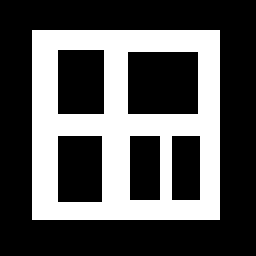
#> input picture window1.png, 128 x 128 px (shown 2 times larger)
$ python -i drawme.py   (imports and definitions only)
#> lines starting #> are read from the running program, lines starting #| are printed output that depends on the picture; after the words box and inside, x2 and y2 are one past the last pixel; in counts of white or black regions, pixels touching at a corner belong together
#> `picture = cv2.imread('window1.png', cv2.IMREAD_GRAYSCALE)`: picture: shape (128, 128); 33.3% white; 1 white region, box (x1, y1, x2, y2) and area: (16, 15, 110, 110) 5455
import cv2
import numpy as np
import time
import itertools
from unionfind import UnionFind

R = 512
C = 512

# Setup window
# [3 lines not run here, left out]
#img_i = cv2.threshold(img_i, 127, 255, cv2.THRESH_BINARY)[1]

down = False
last_pos = (0,0)
last_time = time.time()

def wtf(img):
    """
    Source: http://opencvpython.blogspot.com.au/2012/05/skeletonization-using-opencv-python.html
    :param img:
    :return: thinned image
    """
    thinned = np.zeros(img.shape, np.uint8)
    ret, img = cv2.threshold(img, 127, 255, cv2.THRESH_BINARY)
    element = cv2.getStructuringElement(cv2.MORPH_CROSS, (3, 3))

    iteration = 0
    file_prefix = "./images/" + time.strftime("wtf_%Y-%m-%d_%H-%M-%S_")
    joined = np.zeros((img.shape[0], img.shape[1]*2), np.uint8)
    joined[:img.shape[0], 0:img.shape[1]] = img
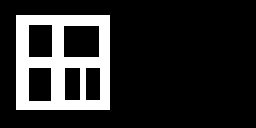
#> joined: shape (128, 256); 16.6% white; 1 white region, box (x1, y1, x2, y2) and area: (16, 15, 110, 110) 5455
    joined[:img.shape[0], img.shape[1]:img.shape[1]*2] = thinned
    cv2.imwrite(file_prefix + str(iteration) + ".png", joined)
    while True:
        eroded = cv2.erode(img, element)
        temp = cv2.dilate(eroded, element)
        temp = cv2.subtract(img, temp)
        thinned = cv2.bitwise_or(thinned, temp)
        img = eroded.copy()
        iteration += 1
        joined[:img.shape[0], 0:img.shape[1]] = img
        joined[:img.shape[0], img.shape[1]:img.shape[1] * 2] = thinned
        cv2.imwrite(file_prefix + str(iteration) + ".png", joined)
        if cv2.countNonZero(img) == 0:
            break
#> this loop made 12 passes
#> pass 1, in wtf, `eroded = cv2.erode(img, element)`:
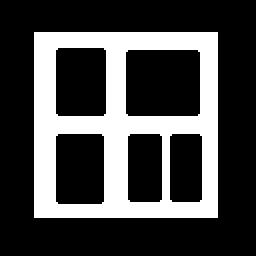
#> eroded: shape (128, 128) (shown 2 times larger); 27.7% white; 1 white region, box (x1, y1, x2, y2) and area: (17, 16, 109, 109) 4543
#> pass 1, in wtf, `temp = cv2.subtract(img, temp)`:
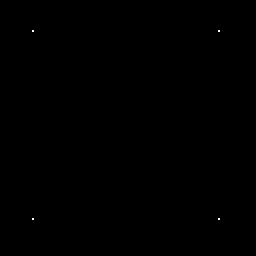
#> temp: shape (128, 128) (shown 2 times larger); 0.02% white in thin lines or dots, all inside (x1, y1, x2, y2) = (16, 15, 110, 110)
#> pass 1, in wtf, `cv2.imwrite(file_prefix + str(iteration) + ".png", joined)`:
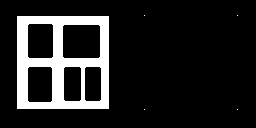
#> saved as wtf_2026-11-20_21-39-42_1.png: shape (128, 256); 13.9% white; 5 white regions (4 under 20 px), largest, box (x1, y1, x2, y2) and area: (17, 16, 109, 109) 4543
#> after the loop: eroded: shape (128, 128); every value is 0
#> after the loop:
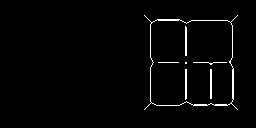
#> joined: shape (128, 256); 2% white in thin lines or dots, all inside (x1, y1, x2, y2) = (144, 15, 238, 110)
#> after the loop:
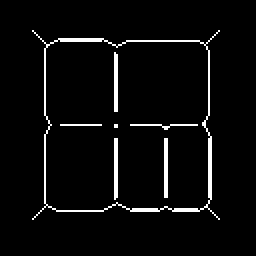
#> thinned: shape (128, 128) (shown 2 times larger); 4.1% white in thin lines or dots, all inside (x1, y1, x2, y2) = (16, 15, 110, 110)
#> after the loop, iteration = 12

    return thinned

# [177 lines left out: functions neighbours8, neighbour_transitions_to_white, black_neighbours, hilditch, zhangsuen, not called in this run]

class BFCell:
    """Brushfire Cell"""
    # [6 lines left out: function __init__, not called in this run]

    def __repr__(self):
        return str(self)

    def __str__(self):
        #return "(%d, %d)" % (self.r, self.c)
        return "(%d)" % (self.id)

class BFCounter:
    def __init__(self):
        self.count = 0

    # [41 lines left out: functions i, brushfire, not called in this run]

process = False

# [16 lines left out: function mouse_callback, not called in this run]

# [1 line not run here, left out]

edges = []

# [1 line that did not run here, left out]

# iterr = None

# [25 lines not run here, left out]

>>> import cv2
>>> picture = cv2.imread('window1.png', cv2.IMREAD_GRAYSCALE)
>>> result = wtf(picture)

$ run again, on 8.png
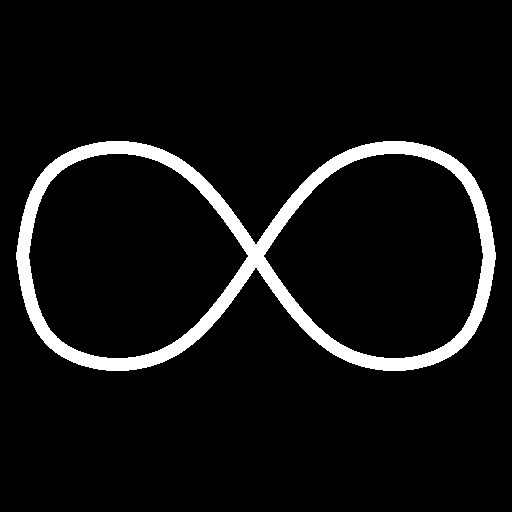
#> input picture 8.png, 512 x 512 px
#> picture: shape (512, 512); 6.8% white; 1 white region, box (x1, y1, x2, y2) and area: (16, 141, 496, 371) 17900
#> after the loop in wtf, `while True:`:
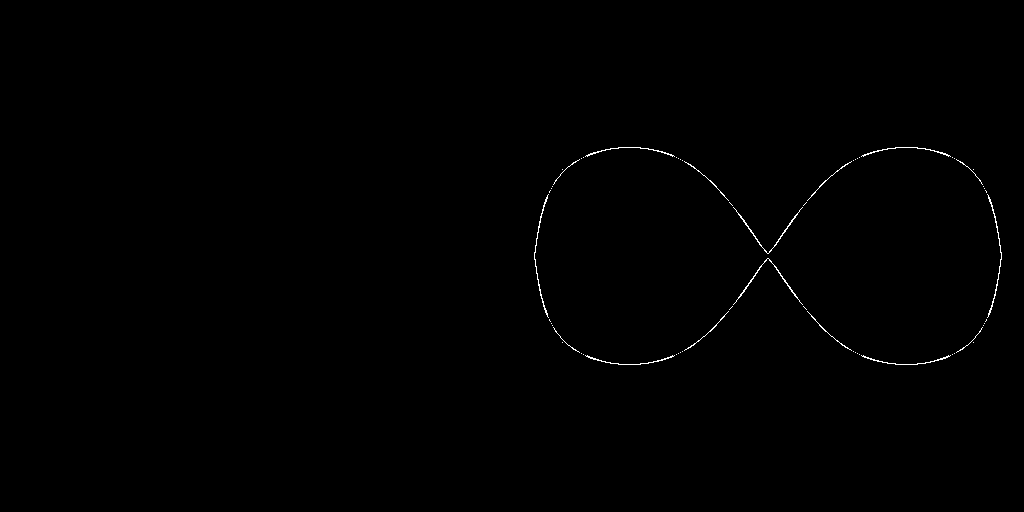
#> joined: shape (512, 1024); 0.3% white in thin lines or dots, all inside (x1, y1, x2, y2) = (534, 147, 1002, 365)
#> after the loop in wtf, `while True:`:
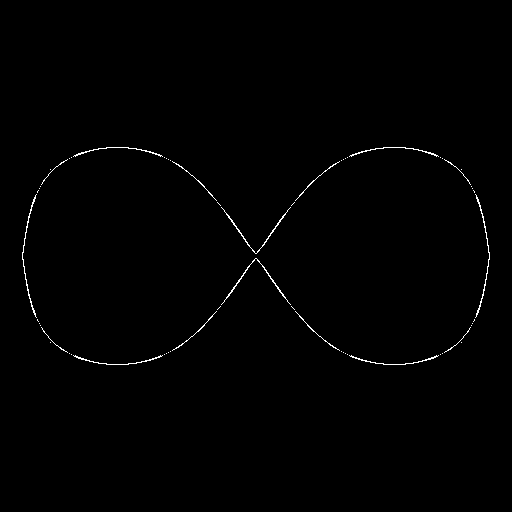
#> thinned: shape (512, 512); 0.6% white in thin lines or dots, all inside (x1, y1, x2, y2) = (22, 147, 490, 365)
#> after the loop in wtf, `while True:`: iteration = 10
